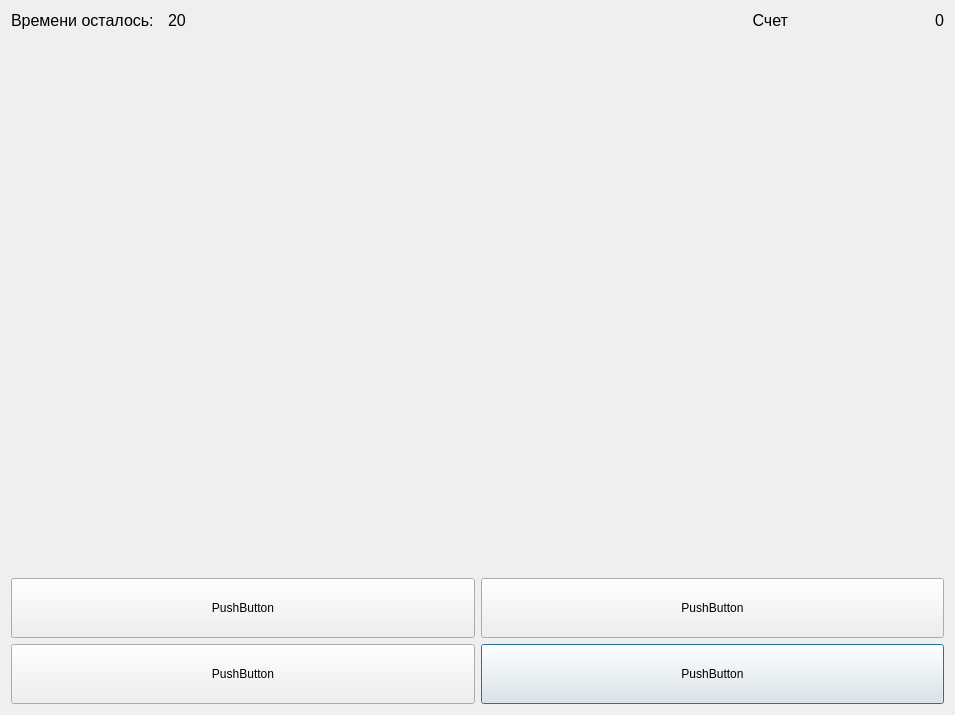
<?xml version="1.0" encoding="UTF-8"?>
<ui version="4.0">
 <class>Dialog</class>
 <widget class="QDialog" name="Dialog">
  <property name="geometry">
   <rect>
    <x>0</x>
    <y>0</y>
    <width>955</width>
    <height>715</height>
   </rect>
  </property>
  <property name="windowTitle">
   <string>Dialog</string>
  </property>
  <layout class="QGridLayout" name="gridLayout_2">
   <item row="0" column="5">
    <widget class="QLabel" name="score">
     <property name="font">
      <font>
       <pointsize>12</pointsize>
      </font>
     </property>
     <property name="text">
      <string>0</string>
     </property>
     <property name="alignment">
      <set>Qt::AlignRight|Qt::AlignTrailing|Qt::AlignVCenter</set>
     </property>
    </widget>
   </item>
   <item row="3" column="3" colspan="3">
    <widget class="QPushButton" name="pushButton_3">
     <property name="sizePolicy">
      <sizepolicy hsizetype="Minimum" vsizetype="Expanding">
       <horstretch>0</horstretch>
       <verstretch>0</verstretch>
      </sizepolicy>
     </property>
     <property name="maximumSize">
      <size>
       <width>16777215</width>
       <height>60</height>
      </size>
     </property>
     <property name="text">
      <string>PushButton</string>
     </property>
    </widget>
   </item>
   <item row="2" column="3" colspan="3">
    <widget class="QPushButton" name="pushButton_2">
     <property name="enabled">
      <bool>true</bool>
     </property>
     <property name="sizePolicy">
      <sizepolicy hsizetype="Minimum" vsizetype="Expanding">
       <horstretch>0</horstretch>
       <verstretch>0</verstretch>
      </sizepolicy>
     </property>
     <property name="maximumSize">
      <size>
       <width>16777215</width>
       <height>60</height>
      </size>
     </property>
     <property name="text">
      <string>PushButton</string>
     </property>
    </widget>
   </item>
   <item row="0" column="4">
    <widget class="QLabel" name="label">
     <property name="font">
      <font>
       <pointsize>12</pointsize>
      </font>
     </property>
     <property name="text">
      <string>Счет</string>
     </property>
     <property name="alignment">
      <set>Qt::AlignRight|Qt::AlignTrailing|Qt::AlignVCenter</set>
     </property>
    </widget>
   </item>
   <item row="2" column="0" colspan="3">
    <widget class="QPushButton" name="pushButton">
     <property name="sizePolicy">
      <sizepolicy hsizetype="Minimum" vsizetype="Preferred">
       <horstretch>0</horstretch>
       <verstretch>0</verstretch>
      </sizepolicy>
     </property>
     <property name="text">
      <string>PushButton</string>
     </property>
    </widget>
   </item>
   <item row="3" column="0" colspan="3">
    <widget class="QPushButton" name="pushButton_4">
     <property name="sizePolicy">
      <sizepolicy hsizetype="Minimum" vsizetype="Expanding">
       <horstretch>0</horstretch>
       <verstretch>0</verstretch>
      </sizepolicy>
     </property>
     <property name="maximumSize">
      <size>
       <width>16777215</width>
       <height>60</height>
      </size>
     </property>
     <property name="text">
      <string>PushButton</string>
     </property>
    </widget>
   </item>
   <item row="1" column="0" colspan="6">
    <widget class="Screenshot" name="pic_label">
     <property name="sizePolicy">
      <sizepolicy hsizetype="Expanding" vsizetype="Expanding">
       <horstretch>0</horstretch>
       <verstretch>0</verstretch>
      </sizepolicy>
     </property>
     <property name="minimumSize">
      <size>
       <width>100</width>
       <height>100</height>
      </size>
     </property>
     <property name="text">
      <string/>
     </property>
     <property name="scaledContents">
      <bool>false</bool>
     </property>
     <property name="alignment">
      <set>Qt::AlignCenter</set>
     </property>
    </widget>
   </item>
   <item row="0" column="0">
    <widget class="QLabel" name="label_2">
     <property name="font">
      <font>
       <pointsize>12</pointsize>
      </font>
     </property>
     <property name="text">
      <string>Времени осталось:</string>
     </property>
    </widget>
   </item>
   <item row="0" column="1">
    <widget class="QLabel" name="timer_label">
     <property name="font">
      <font>
       <pointsize>12</pointsize>
      </font>
     </property>
     <property name="text">
      <string>20</string>
     </property>
    </widget>
   </item>
  </layout>
 </widget>
 <customwidgets>
  <customwidget>
   <class>Screenshot</class>
   <extends>QLabel</extends>
   <header location="global">view/elements.h</header>
  </customwidget>
 </customwidgets>
 <resources/>
 <connections/>
</ui>
